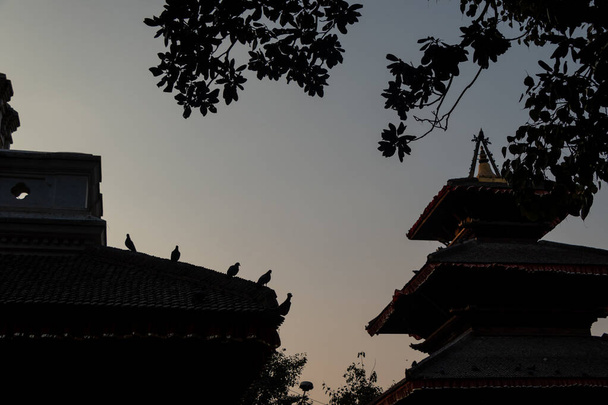
#> input picture Image Processing/lab 2/c.jpg, 608 x 405 px, found by its file name
$ python 6.py
#> lines starting #> are read from the running program, lines starting #| are printed output that depends on the picture
# import Opencv
import cv2

# import Numpy
import numpy as np

# read a image using imread
img = cv2.imread('./lab 2/c.jpg', 0)
#> img: shape (405, 608); min 0, max 205, mean 67.9
cv2.imshow('input',img)

# creating a Histograms Equalization
# of a image using cv2.equalizeHist()
equ = cv2.equalizeHist(img)
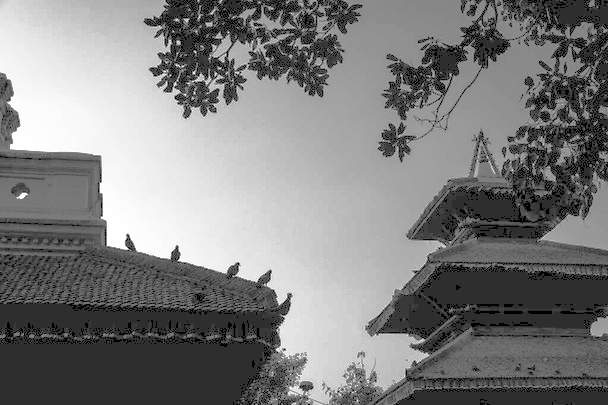
#> equ: shape (405, 608); min 0, max 255, mean 126.2

# stacking images side-by-side
#res = np.hstack((img, equ))

# show image input vs output
cv2.imshow('output',equ)

cv2.waitKey(0)
cv2.destroyAllWindows()

$ run again, with Image Processing/lab 2/b.jpg copied over Image Processing/lab 2/c.jpg
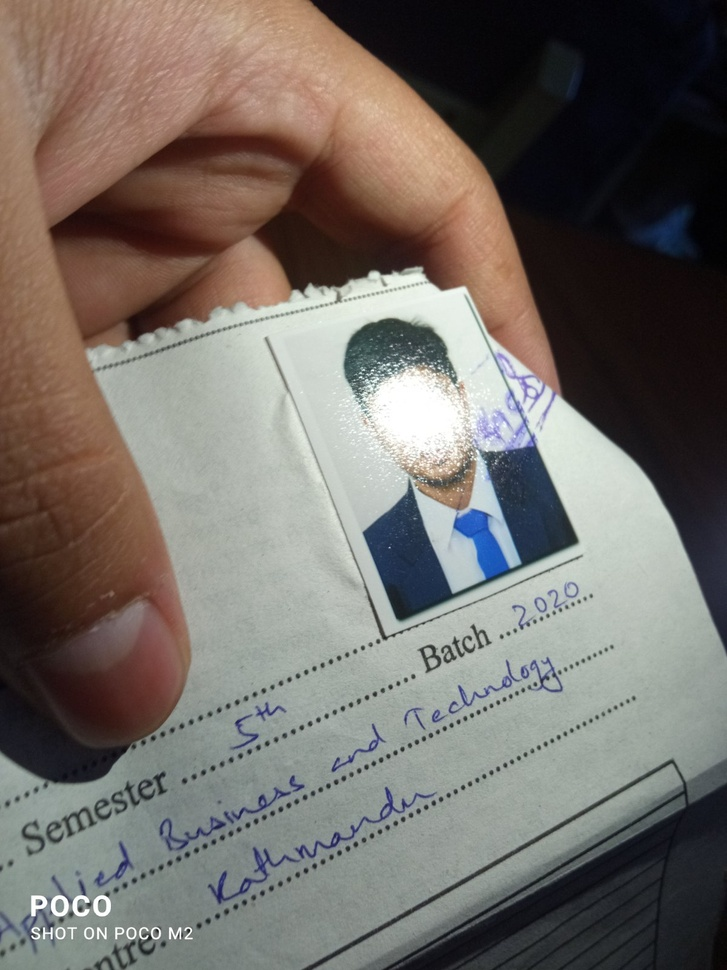
#> input picture Image Processing/lab 2/b.jpg, 727 x 970 px, shrunk from 1200 x 1600 before the run, found by its file name
#> `img = cv2.imread('./lab 2/c.jpg', 0)`:
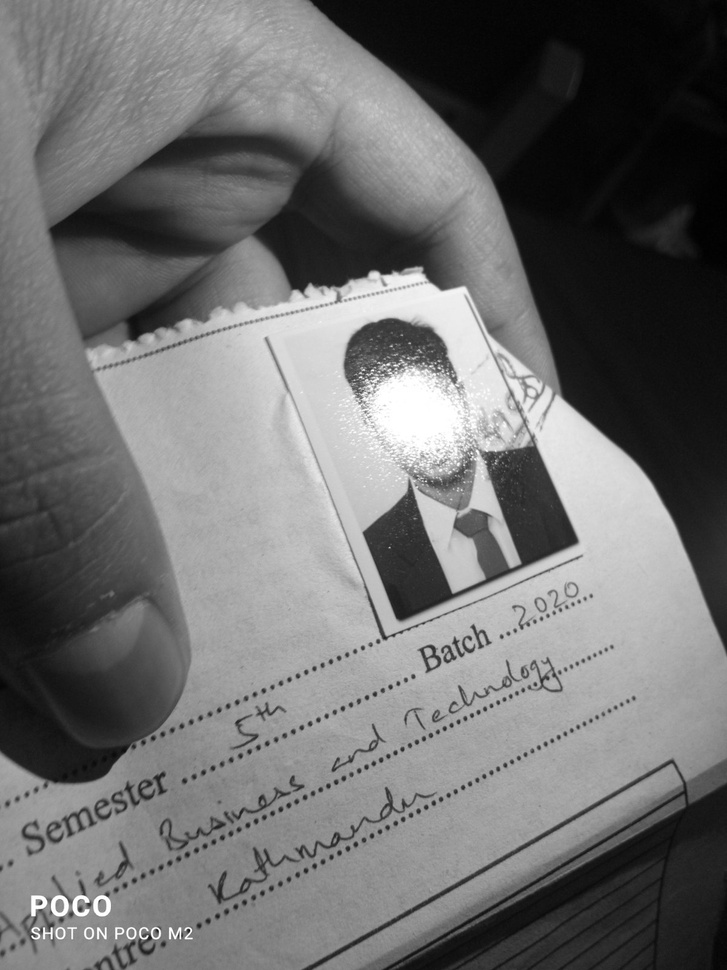
#> img: shape (970, 727); min 0, max 255, mean 111
#> `equ = cv2.equalizeHist(img)`:
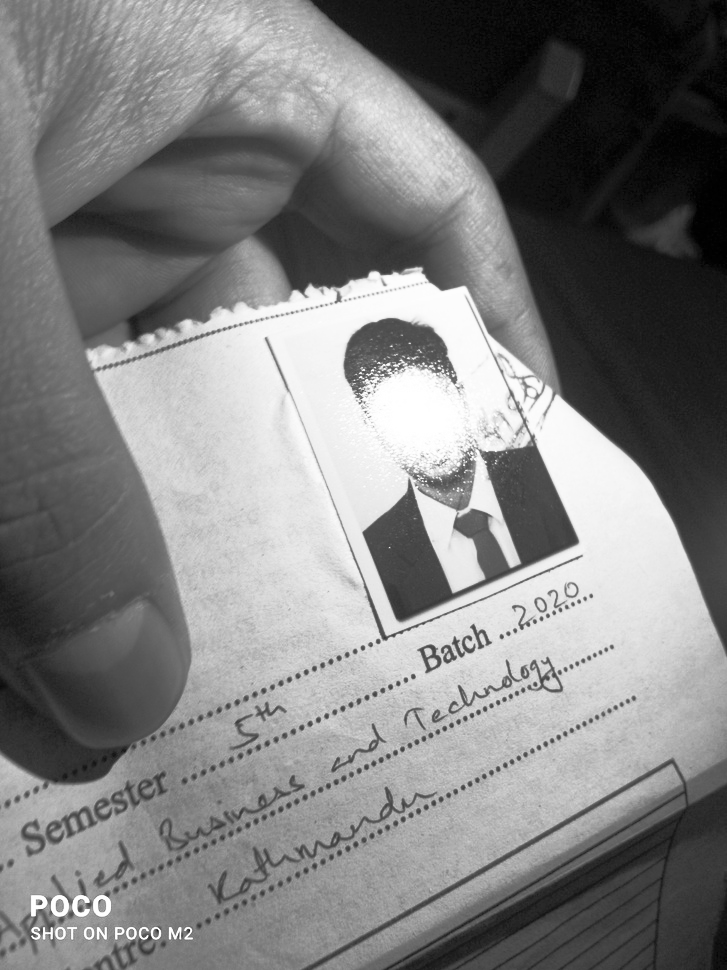
#> equ: shape (970, 727); min 0, max 255, mean 128.2
